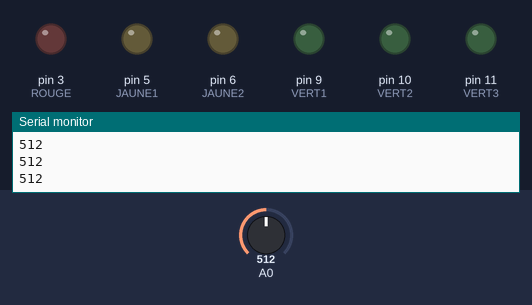
Recording of a sketch running on a simulated Arduino Uno, built with avr-gcc and run on an emulated ATmega328P. Parts: output pins drawn as LEDs (lit = HIGH), the last lines printed to the serial monitor. Inputs (shaded band) come from the test bench; at power-on: A0 = 512.

Above: at 2.9 s.
3.0 s: A0 set to 649
At 3.4 s:
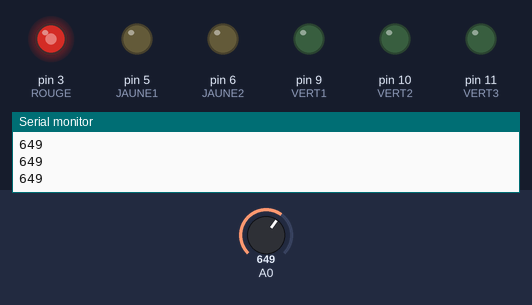
4.5 s: A0 set to 716
At 5.7 s:
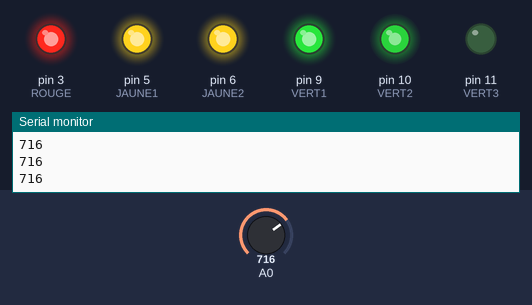
6.0 s: A0 set to 745
At 6.9 s:
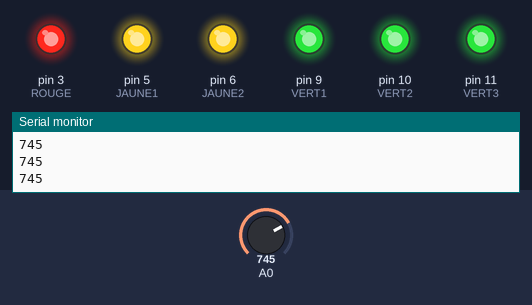
7.5 s: A0 set to 734
At 8.2 s:
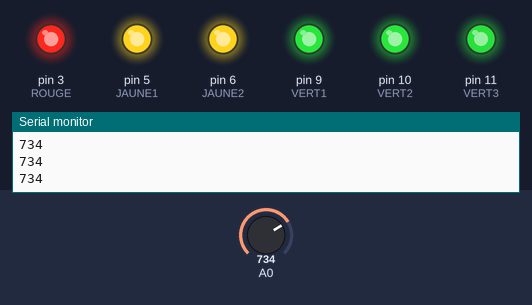
Timing chart, 0 to 10.0 s (numbered marks = the images above; inputs shaded):
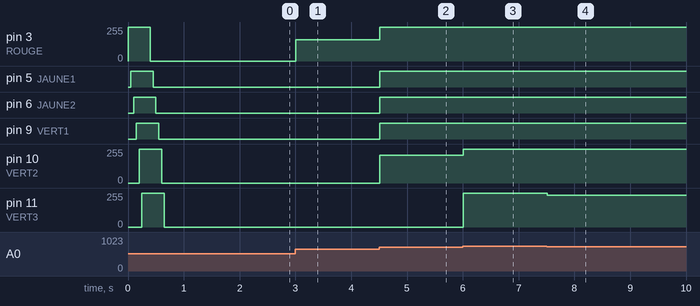

Measured:
- after the input at 3.0 s, pin 3 (ROUGE): 0/255 → 159/255 at once
- after the input at 4.5 s, pin 3 (ROUGE): 159/255 → 255/255 at once; pin 5 (JAUNE1), pin 6 (JAUNE2), pin 9 (VERT1): LOW → HIGH at once; pin 10 (VERT2): 0/255 → 207/255 at once
- after the input at 6.0 s, pin 10 (VERT2): 207/255 → 255/255 at once; pin 11 (VERT3): 0/255 → 255/255 at once
- after the input at 7.5 s, pin 11 (VERT3): 255/255 → 239/255 at once

The sketch:

batterie.ino
```cpp
/*************
 * Ce code permet d'allumer les led en fonction de
 * la charge de la batterie
 */

//Valeurs extremes : utiles pour la calibration
const short MINI  = 639;
const short MAXI  = 735;
const byte  NBLED = 6;
const short pas   = (MAXI - MINI) / NBLED;

//Différents paliers pour allumer ou non les led
const short paliers[NBLED + 1] = {MINI, MINI + pas, MINI + 2*pas, MINI + 3*pas, MINI + 4*pas, MINI + 5*pas, MAXI};

//Associe une led à un pin
enum led {ROUGE = 3,
          JAUNE1 = 5, JAUNE2 = 6,
          VERT1 = 9, VERT2 = 10, VERT3 = 11};

//Stocke les pins des leds
const byte pinLed[NBLED] = {3, 5, 6, 9, 10, 11};

//Pin de lecture de la tension de la batterie
const byte tension = A0;


// ---------------------------------------- //
// -                SETUP                 - //
// ---------------------------------------- //
void setup()
{
  Serial.begin(9600);
  Serial.print(__FILE__); Serial.println(" initialising ...");

  for(int i = 0; i < 6; i++)
  {
    pinMode(pinLed[i], OUTPUT);
  }

  for (int i = 0; i < NBLED; i++)
  {
    digitalWrite(pinLed[i], HIGH);
    delay(50);
  }

  delay(100);

  for (int i = 0; i < NBLED; i++)
  {
    digitalWrite(pinLed[i], LOW);
    delay(50);
  }

  delay(1000);
}


// ---------------------------------------- //
// -                LOOP                  - //
// ---------------------------------------- //
void loop()
{
  short lecture = analogRead(A0);

  Serial.println(lecture);

  if(lecture < paliers[0])
  {
    //Toutes les led sont éteintes
    for (int i = 0; i < NBLED; i++)
    {
      digitalWrite(pinLed[i], LOW);
    }
  }

  else if((lecture >= paliers[0] )&& (lecture < paliers[1]))
  {
    //La premiere led s'allume progressivement
    analogWrite(ROUGE, map(lecture, paliers[0], paliers[1], 0, 255));

    for (int i = 1; i < NBLED; i++)
    {
      digitalWrite(pinLed[i], LOW);
    }
  }

  else if((lecture >= paliers[1] )&& (lecture < paliers[2]))
  {
    //La premiere led est allumé et la seconde s'allume progressivement
    digitalWrite(ROUGE, HIGH);

    analogWrite(JAUNE1, map(lecture, paliers[1], paliers[2], 0, 255));

    for (int i = 2; i < NBLED; i++)
    {
      digitalWrite(pinLed[i], LOW);
    }
  }

  else if((lecture >= paliers[2] )&& (lecture < paliers[3]))
  {
    //Les 2 premières led sont allumées et la 3e s'allume progressivement
    digitalWrite(ROUGE, HIGH);
    digitalWrite(JAUNE1, HIGH);

    analogWrite(JAUNE2, map(lecture, paliers[2], paliers[3], 0, 255));

    for (int i = 3; i < NBLED; i++)
    {
      digitalWrite(pinLed[i], LOW);
    }
  }

  else if((lecture >= paliers[3] )&& (lecture < paliers[4]))
  {
    //Les 3 premières led sont allumées et la 4e s'allume progressivement
    digitalWrite(ROUGE, HIGH);
    digitalWrite(JAUNE1, HIGH);
    digitalWrite(JAUNE2, HIGH);

    analogWrite(JAUNE1, map(lecture, paliers[3], paliers[4], 0, 255));

    for (int i = 4; i < NBLED; i++)
    {
      digitalWrite(pinLed[i], LOW);
    }
  }

  else if((lecture >= paliers[4] )&& (lecture < paliers[5]))
  {
    //Les 4 premières led sont allumées et la 5e s'allume progressivement
    digitalWrite(ROUGE, HIGH);
    digitalWrite(JAUNE1, HIGH);
    digitalWrite(JAUNE2, HIGH);
    digitalWrite(VERT1, HIGH);

    analogWrite(VERT2, map(lecture, paliers[4], paliers[5], 0, 255));

    for (int i = 5; i < NBLED; i++)
    {
      digitalWrite(pinLed[i], LOW);
    }
  }

  else if((lecture >= paliers[5] )&& (lecture < paliers[6]))
  {
    //Les 5 premières led sont allumées et la 6e s'allume progressivement
    digitalWrite(ROUGE, HIGH);
    digitalWrite(JAUNE1, HIGH);
    digitalWrite(JAUNE2, HIGH);
    digitalWrite(VERT1, HIGH);
    digitalWrite(VERT2, HIGH);

    analogWrite(VERT3, map(lecture, paliers[5], paliers[6], 0, 255));
  }

  else if(lecture >= paliers[6])
  {
    //Toutes les led sont allumées
    for (int i = 0; i < NBLED; i++)
    {
      digitalWrite(pinLed[i], HIGH);
    }
  }
}
```
